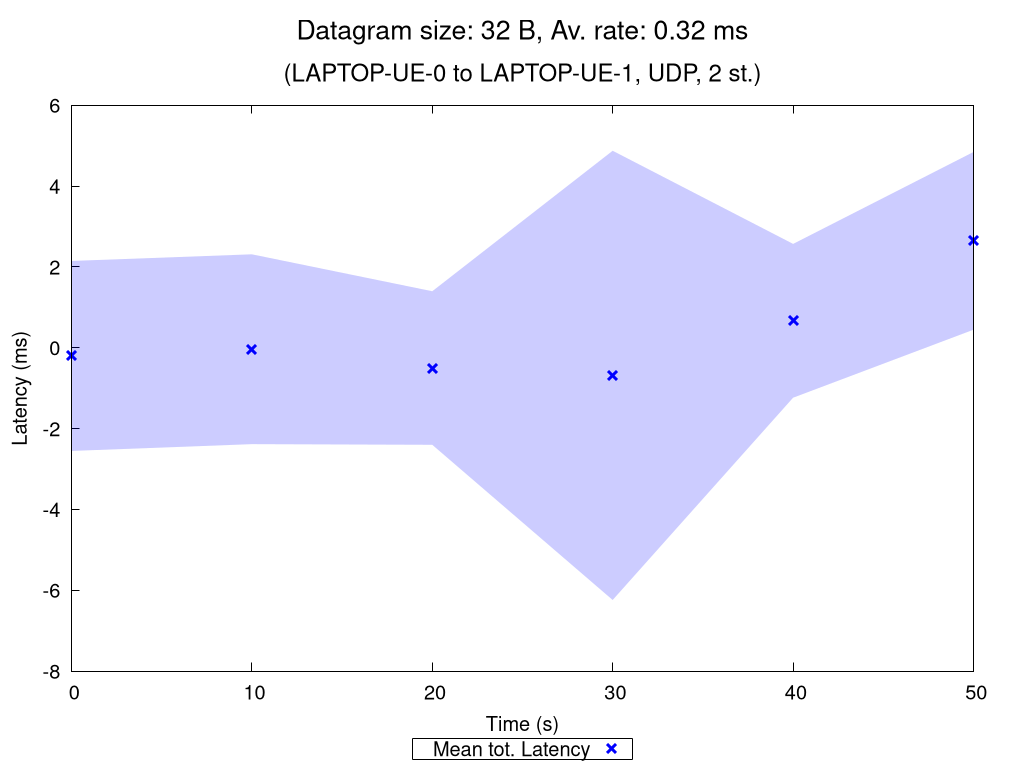

gnuplot code for this plot:
set terminal pngcairo nocrop enhanced size 1024,768 font "Verdana,15"
set output "UDP_2_st_2020_10_11_12-13-14_one2two_00032B.png"

set title "{/=20 Datagram size: 32 B, Av. rate: 0.32 ms}\n\n{/=18 (LAPTOP-UE-0 to LAPTOP-UE-1, UDP, 2 st.)}"

set xlabel "Time (s)"
set ylabel "Latency (ms)"
set ytics nomirror
set key bmargin center horizontal box samplen 1 width -1
set bmargin 4.6
set rmargin 4.5

rf = 1.0  # rate factor
set style fill transparent solid 0.2 noborder
set autoscale xfix
plot "UDP_2_st_2020_10_11_12-13-14_one2two_00032B_iperf_processed.dat" using 1:($2/rf-$3/rf):($2/rf+$3/rf) with filledcurves lc rgb "blue" notitle, \
     "" using 1:($2/rf) with points pt 2 ps 1.5 lw 3 lc rgb "blue" title "Mean tot. Latency", \
